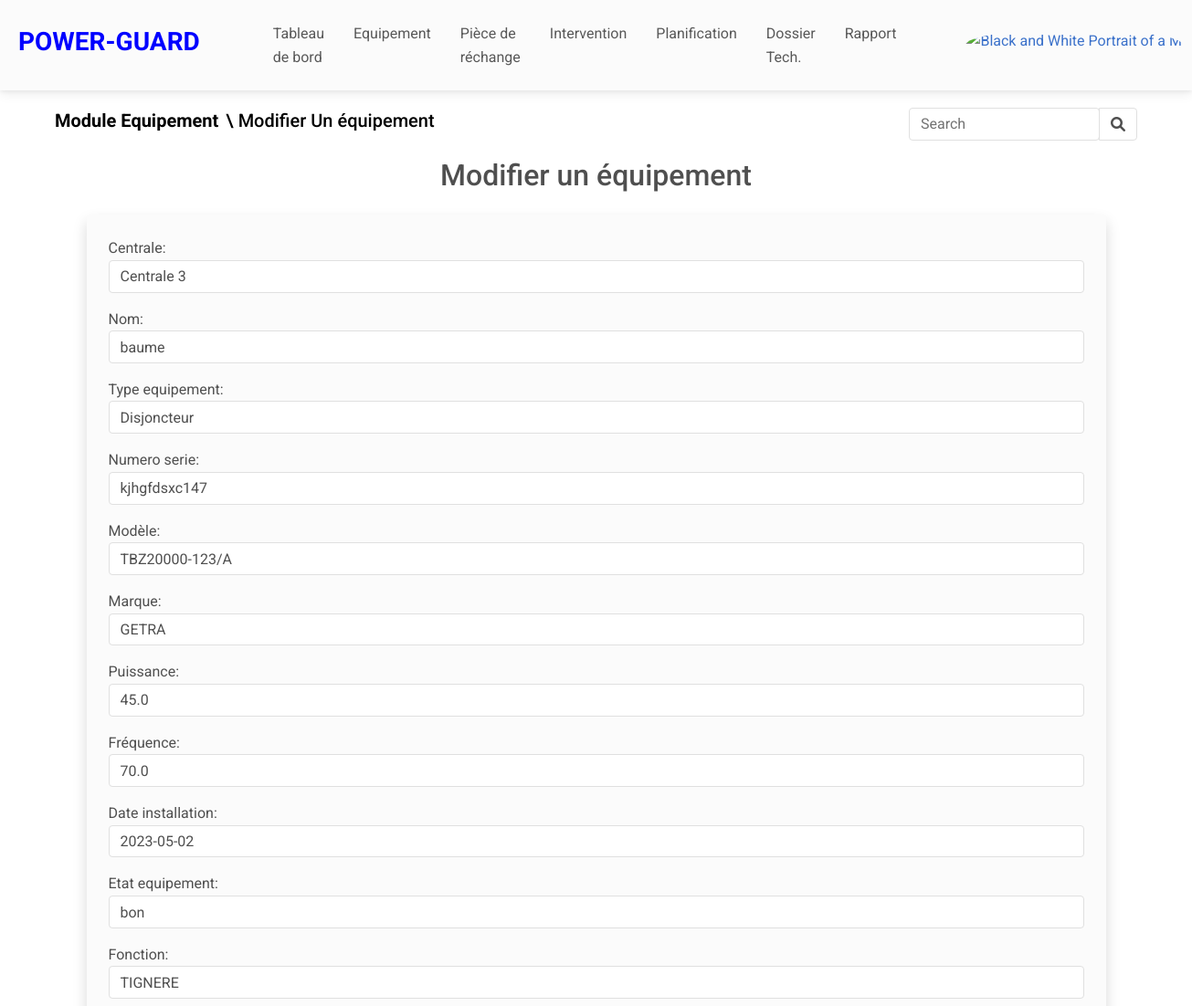
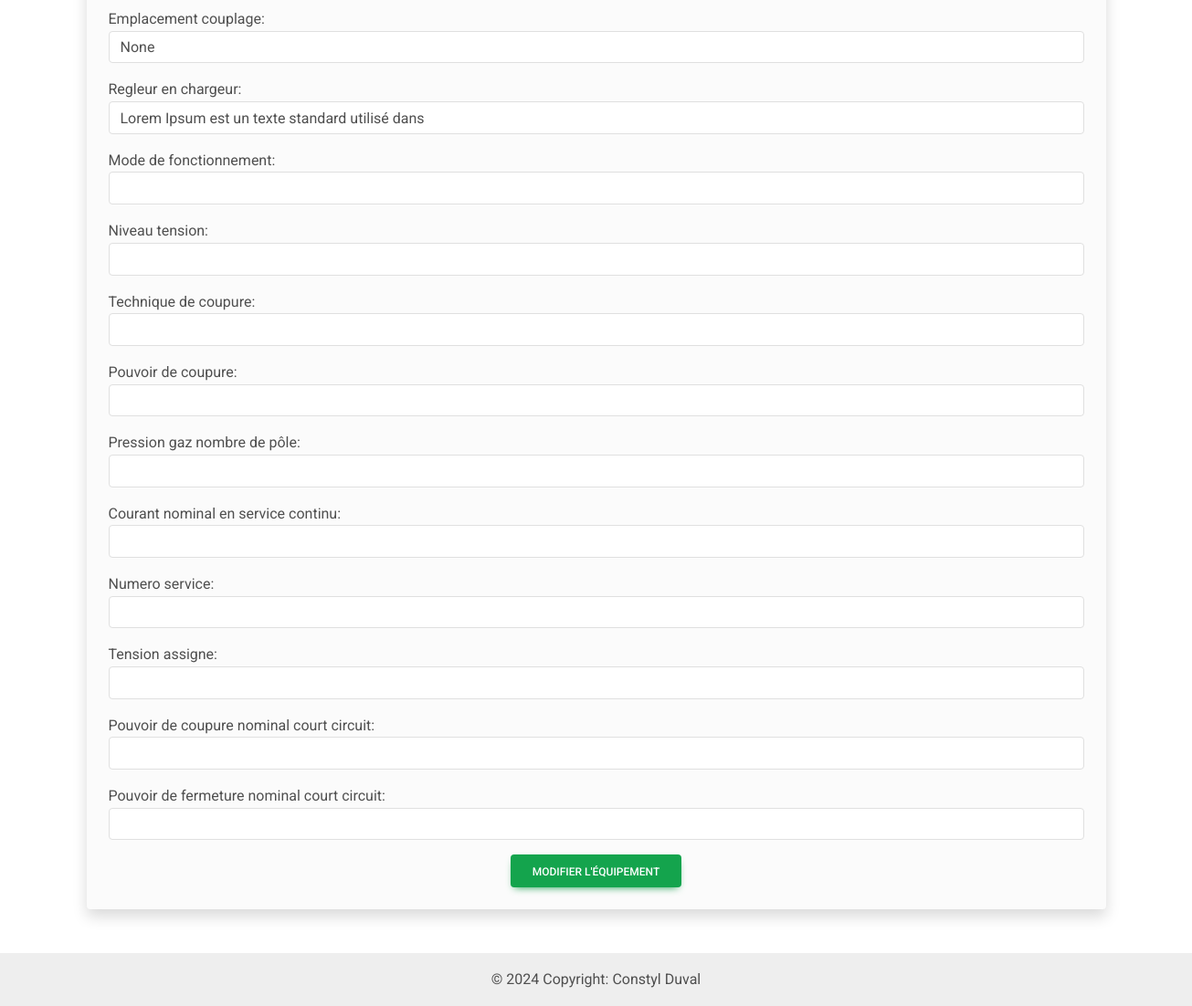
The app's page /equipement/update/32 (signed in) with its own data (2 pictures, top to bottom).
### eneo_pages/models.py (models this page shows, shortened)
class Equipement(models.Model):
    TYPE_EQUIPE = [
        ("Disjoncteur", "Disjoncteur",),
        ("Transformateur", "Transformateur"),
    ]
    centrale = models.ForeignKey(Centrale, on_delete=models.CASCADE)
    nom = models.CharField(max_length=100)
    type_equipement = models.CharField(max_length=100, choices=TYPE_EQUIPE)
    numero_serie=models.CharField(max_length=100, blank=True, null=True)
    modèle = models.CharField(max_length=100)
    marque = models.CharField(max_length=100)
    puissance = models.FloatField()
    fréquence = models.FloatField()
    date_installation = models.DateField()
    etat_equipement = models.CharField(max_length=100, blank=True, null=True)
    fonction = models.CharField(max_length=100, blank=True, null=True)
    emplacement_couplage = models.CharField(max_length=100, blank=True, null=True)
    regleur_en_chargeur = models.CharField(max_length=100, blank=True, null=True)
    mode_de_fonctionnement = models.CharField(max_length=100, blank=True, null=True)
    niveau_tension = models.CharField(max_length=100, blank=True, null=True)
    technique_de_coupure = models.CharField(max_length=100, blank=True, null=True)
    pouvoir_de_coupure = models.CharField(max_length=100, blank=True, null=True)
    pression_gaz_nombre_de_pôle  = models.CharField(max_length=100, blank=True, null=True)
    courant_nominal_en_service_continu = models.CharField(max_length=100, blank=True, null=True)
    numero_service = models.CharField(max_length=100, blank=True, null=True)
    tension_assigne = models.CharField(max_length=100, blank=True, null=True)
    pouvoir_de_coupure_nominal_court_circuit = models.CharField(max_length=100, blank=True, null=True)
    pouvoir_de_fermeture_nominal_court_circuit  = models.CharField(max_length=100, blank=True, null=True)
    date_création=models.DateTimeField(auto_now_add=True)
    date_modification=models.DateTimeField(auto_now=True)

class Centrale(models.Model):
    nom=models.CharField(max_length=100)
    localisation = models.CharField(max_length=100)
    état = models.CharField(max_length=100)
    date_création=models.DateTimeField(auto_now_add=True)
    date_modification=models.DateTimeField(auto_now=True)
    def __str__(self):
        return self.nom

### eneo_pages/views.py (the view, shortened to what this page needs)
# urls.py: path("equipement/update/<int:pk>", views.UpdateEquipement.as_view(), name="update_equipement"),
class UpdateEquipement(LoginRequiredMixin, UpdateView):
    model = Equipement
    form_class = EquipementForm
    template_name = "pages/equipement/update.html"
    def get_object(self, queryset=None):
        return Equipement.objects.get(pk=self.kwargs['pk'])

### eneo_pages/context_processor.py (called while the page is built)
def piece_rechange(request):
    return{'piece_rechange': Session(request)}

### eneo_pages/templates/pages/equipement/update.html (shortened to what this page needs)
{% extends "../../base/base.html" %}
{% block body %}
    {% include "../../base/navbar2.html" with detail1='<span style="margin-left: 8px;"> \ Modifier Un équipement </span>' title='<a href="#" style="color: black;">Module Equipement</a>'%}
    <div class="container mb-5">
        <div class="row justify-content-center">
            <div class="col-md-12">
                <h2 class="text-center mb-4">Modifier un équipement</h2>
                <form id="form" action="" method="post" enctype="multipart/form-data" class="bg-light p-4 rounded shadow">
                    {{ form.as_p }}
                    <div class="text-center">
                        <button type="submit" class="btn btn-success">Modifier L'Équipement</button>
                    </div>
                </form>
            </div>
        </div>
    </div>
{% endblock %}

### records on screen
Equipement: centrale "Centrale 3", type_equipement "Disjoncteur", numero_serie "kjhgfdsxc147", modèle "TBZ20000-123/A", marque "GETRA", puissance "45.0", fréquence "70.0", date_installation "2023-05-02", etat_equipement "bon", fonction "TIGNERE", emplacement_couplage "None", regleur_en_chargeur "Lorem Ipsum est un texte standard utilisé dans"
Centrale: nom "baume"

### other values on screen
{{ title|escape }} "Module Equipement"
{{ detail1|safe }} "\\ Modifier Un équipement"
